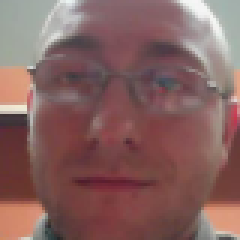
#> input picture data/test_data/target/m429_01_p04_i0_0.png, 80 x 80 px (shown 3 times larger)
$ python prepare_testdata.py
#> lines starting #> are read from the running program, lines starting #| are printed output that depends on the picture
import numpy as np
import matplotlib.pyplot as plt
import os
import cv2
from tqdm import tqdm
import random
import pickle

DATADIR = "./data/test_data"

CATEGORIES = ["target", "no_target"]

training_data = []

IMG_SIZE = 80

def create_training_data():
    for category in CATEGORIES:

        path = os.path.join(DATADIR,category)
        class_num = CATEGORIES.index(category)  # ziska index  (0 or a 1). 0 = target 1 = no_target

        for img in tqdm(os.listdir(path)):
            try:
                img_array = cv2.imread(os.path.join(path,img) ,cv2.IMREAD_GRAYSCALE)
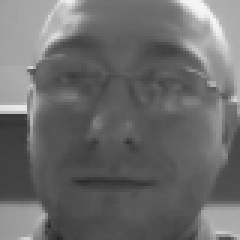
#> img_array: shape (80, 80) (shown 3 times larger); min 38, max 245, mean 107.9
                new_array = cv2.resize(img_array, (IMG_SIZE, IMG_SIZE))  # normalizacia - velkosti
                training_data.append([new_array, class_num])
            except:
                pass
#> pass 2 of the loop in create_training_data, `for category in CATEGORIES:`:
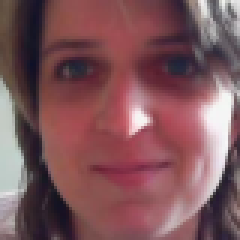
#> input picture data/test_data/no_target/f403_04_r08_i0_0.png, 80 x 80 px (shown 3 times larger)
#> in create_training_data, `img_array = cv2.imread(os.path.join(path,img) ,cv2.IMREAD_GRAYSCALE)`:
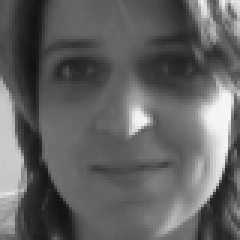
#> img_array: shape (80, 80) (shown 3 times larger); min 18, max 246, mean 98.1

create_training_data()
print(len(training_data))
#| 2

# priprava modelu
X = []
y = []

for features,label in training_data:
    X.append(features)
    y.append(label)
#> this loop made 2 passes
#> label on passes 1 to 2: 0, 1
#> after the loop, X = 2 items; y = [0, 1]

X = np.array(X).reshape(-1, IMG_SIZE, IMG_SIZE, 1)
y = np.array(y)

# ulozenie dat aby nemuseli byt stale pocitane
pickle_out = open("test_data.pickle","wb")
pickle.dump(X, pickle_out)
pickle_out.close()

# nacitanie dat
pickle_out = open("test_label.pickle","wb")
pickle.dump(y, pickle_out)
pickle_out.close()
